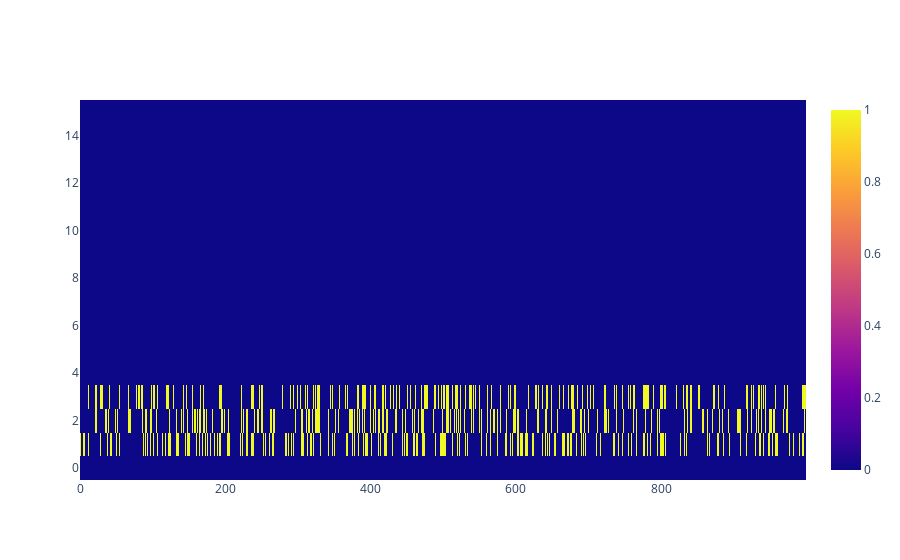

Notebook code for this chart:
### Code cell
# tmp = np.sort(res, axis = 1/)
# res = checkVC(tmp, m)
# # line = go.Heatmap(z = res.T)
# # fig = go.Figure(data = line)
# # fig.show()

### Figure 1 — Plotly figure (JSON) as saved in the notebook; plotly's stock layout.template omitted (floating-point values rounded to 4 significant figures; data arrays with more than 128 entries replaced by an {"elided": "..."} marker saying what was removed)
{"data": [{"type": "heatmap", "z": {"elided": "16x1000 int values"}}], "layout": {"autosize": true, "xaxis": {"autorange": true, "range": [-0.5, 999.5]}, "yaxis": {"autorange": true, "range": [-0.5, 15.5]}}}
